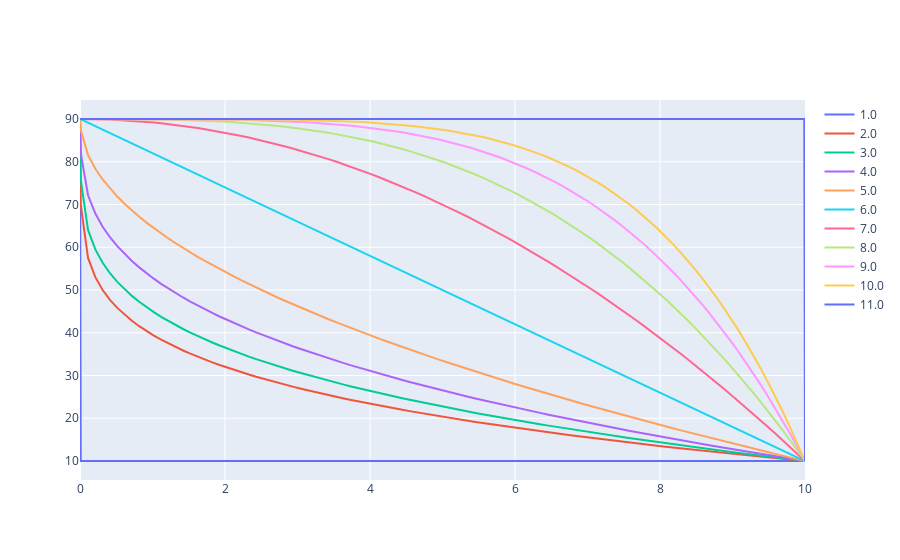

Notebook code cell kept with this figure:
### Code cell
overlay_fig = go.Figure()
for curve, gradient_table in dict_gradient_tables.items():
    new_table = generate_coordinates(gradient_table, "CompositionA")
    fig = plot_gradient_table(*new_table, fill=False)
    fig.update_traces(name=curve)
    overlay_fig.add_trace(fig.data[0])

overlay_fig.show()
